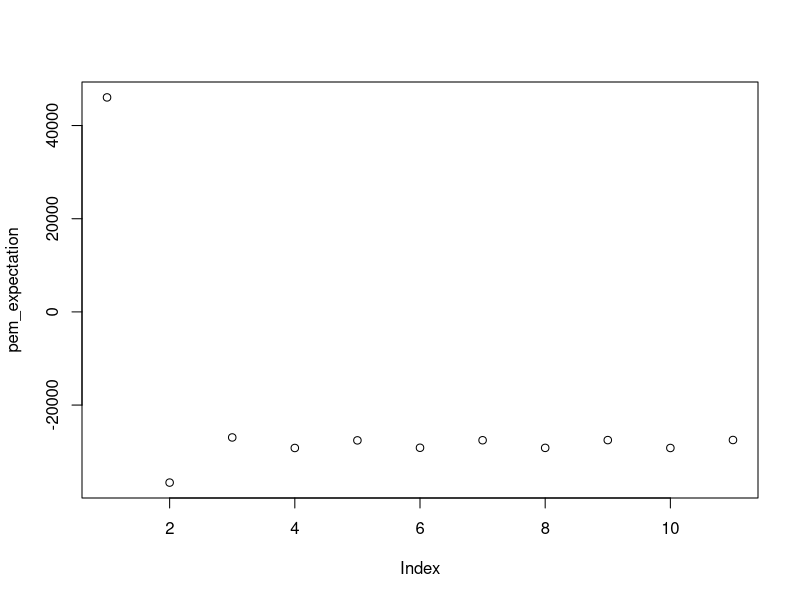

The R script that drew this image:
### Functions may be used in the simulation
library(MASS)
set.seed(123)
## To calculate A in article
A <- function(lambda, psi) {
  # Input: lambda: loading matrix of size p*k we have now
  #        psi: the variance matrix of size p*p of common factor we have now
  # Output: A 
  inv_mat <- ginv(lambda %*% t(lambda) + psi)
  result <- t(lambda) %*% inv_mat
  return(result)
}

B <- function(lambda, psi) {
  # Input: lambda: loading matrix of size p*k we have now
  #        psi: the variance matrix of size p*p of common factor we have now
  # Output: B
  k <- ncol(lambda)
  inv_mat <- ginv(lambda %*% t(lambda) + psi)
  result <- diag(rep(1, k)) - t(lambda) %*% inv_mat %*% lambda
  return(result)
}



psi_update <- function(lambda,psi,Y,j){
  # Input: lambda: loading matrix of size p*k we have now
  #        psi: the variance matrix of size p*p of common factor we have now
  #        Y: the response matrix of size n*p
  #        j: the element in (j,j) entry of matrix psi to update
  # Output: Updated psi[j,j]
  
  n <- nrow(Y)
  mat_A <- A(lambda,psi)
  mat_B <- B(lambda, psi)
  lambda_j <- lambda[j,,drop=FALSE]
  
  # Start calculating
  first_term <- (1/n) * sum(Y[,j]*Y[,j])
  second_term <- (2/n) * lambda_j %*% as.matrix(rowSums(tcrossprod(mat_A,Y) 
                                                        %*% Y[,j, drop=FALSE]),ncol=1)
  third_term <- (1/n) * lambda_j %*% (n * mat_B + tcrossprod(mat_A,Y) 
                                      %*% tcrossprod(Y , mat_A)) %*% t(lambda_j)
  return(first_term + second_term + third_term)
}

psi_valid <- function(lambda,psi,Y,j){
  # Input: lambda: loading matrix of size p*k we have now
  #        psi: the variance matrix of size p*p of common factor we have now
  #        Y: the response matrix of size n*p
  # Output: True if psi is good to iterate (i.e in the concave region), False otherwise
  
  n <- nrow(Y)
  p <- ncol(Y)
  mat_A <- A(lambda,psi)
  mat_B <- B(lambda, psi)
  constraint <- numeric(length=p)
  for (j in 1:p){
    lambda_j <- lambda[j,,drop=FALSE]
  
  # Start calculating
  first_term <- (1/(2*n)) * sum(Y[,j]*Y[,j])
  second_term <- (1/n) * lambda_j %*% as.matrix(rowSums(tcrossprod(mat_A,Y) 
                                                        %*% Y[,j, drop=FALSE]),ncol=1)
  third_term <- (1/(2*n)) * lambda_j %*% (n * mat_B + tcrossprod(mat_A,Y) 
                                      %*% tcrossprod(Y , mat_A)) %*% t(lambda_j)
  constraint[j]<- first_term + second_term + third_term
  }
  
  return(diag(psi)<=constraint)
  }
pem_E <- function(lambda,psi,Y,rho){
  Out <- npem_E(lambda,psi,Y)-1/2*rho*sum(abs(lambda))
  return(Out)
}



npem_E <- function(lambda,psi,Y){
  # Input: lambda: loading matrix of size p*k we have now
  #        psi: the variance matrix of size p*p of common factor we have now
  #        Y: the response matrix of size n*p
  # Output: non-penalized expectation (ignore the constant)
  
  n <- nrow(Y)
  p <- nrow(lambda)
  
  # Precompute A and B
  mat_A <- A(lambda, psi)
  mat_B <- B(lambda, psi)
  
  # first term of expectation
  first_term <- -(n/2) * sum(log(diag(psi)))
  
  # second term of expectation
  second_term <- 0
  for (i in 1:n){
    for (j in 1:p){
      yij <- Y[i,j]
      lambda_j <- t(as.matrix(lambda[j,]))
      Y_i <- t(as.matrix(Y[i,]))
      second_term <- second_term 
      + (yij^2 + 2 * yij * lambda_j %*% mat_A %*% t(Y_i))/psi[j,j]
    }
    
  }
  second_term <- -1/2 * second_term
  
  # third term of expectation
  third_term <- 0
  for (i in 1:n){
    for (j in 1:p){
      Y_i <- t(as.matrix(Y[i,]))
      lambda_j <- t(as.matrix(lambda[j,]))
      third_term <- third_term 
      + (lambda_j %*% (mat_B + mat_A %*% t(Y_i) %*% Y_i %*% t(mat_A)) %*% t(lambda_j))/psi[j,j]
    }
  }
  third_term <- -1/2 * third_term
  
  return(first_term + second_term + third_term)
}

library(MASS)  # Ensure MASS library is loaded

subgradient <- function(lambda,psi,Y,epsilon,j,rho){
  ### to find the subgradient
  n <- nrow(Y)
  mat_A <- A(lambda,psi)
  mat_B <- B(lambda,psi)
  lambda_j <- lambda[j, , drop = FALSE]
  first_term <- as.matrix(rowSums(tcrossprod(mat_A,Y)%*%Y[,j, drop = FALSE]*2/psi[j,j]),ncol=1) 
  
  second_term <- 2 * ( n * mat_B + tcrossprod(mat_A,Y) %*% tcrossprod(Y,mat_A)) %*% t(lambda[j, ,drop= FALSE ]) /psi[j,j]
  third_term <- rho * sign(t(lambda_j)) 
  return(first_term+second_term+third_term)
}

 


subg_method <- function(lambda,psi,Y,epsilon,j,rho){
  ### Input:  lambda: loading matrix
  ###         psi: the variance matrix of size p*p of common factor we have now
  ###         Y: response 
  ###         epsilon: the torlance for the subgradient method regarded as convergent
  ###         j: the j-th row we want to update
  ###         rho: the penalization parameter
  ### Output: the j-th row after updating
  n <- nrow(Y)
  mat_A <- A(lambda,psi)
  mat_B <- B(lambda,psi)
  lambda_j_old <- lambda[j, ,drop= FALSE]
  error <- 10000
  iteration <- 0
  while(error>epsilon && iteration < 30){
    subg <- subgradient(lambda,psi,Y,epsilon,j,rho)
    t <- 1/ ((iteration + 1)*norm(subg,type='2'))# step size
    lambda_j_new <- lambda_j_old - t * t(subg)
    iteration <- iteration + 1
    error <- norm(lambda_j_new-lambda_j_old,type='2')
    lambda_j_old <- lambda_j_new
    iteration <- iteration + 1
  }
  return(lambda_j_old)
}


#####################################################
### Background settings
n <- 5000  # Size of observations
p <- 8     # Dimension of each observation
k <- 4     # Order of FA model (dimension of latent variables)

# Real parameters of the FA model
# Generate the loading matrix
sparsity_level <- 0.3  # The proportion of zero elements in the loading matrix
non_zeros <- round(k * p * (1 - sparsity_level))
poss_values_1 <- c(0.5, 0.6, 0.7, 0.8, 0.9, -0.5, -0.6, -0.7, -0.8, -0.9)
loading_position <- sample(k * p, non_zeros)
real_loading <- matrix(0, nrow = p, ncol = k)
real_loading[loading_position] <- sample(poss_values_1, non_zeros, replace = TRUE)

# Ensure no all-zero rows or columns
while (any(rowSums(real_loading) == 0) || any(colSums(real_loading) == 0)) {
  loading_position <- sample(k * p, non_zeros)
  real_loading <- matrix(0, nrow = p, ncol = k)
  real_loading[loading_position] <- sample(poss_values_1, non_zeros, replace = TRUE)
}

print(real_loading)

# Generate the real variance of the unique factors epsilon
poss_values_2 <- c(0.1, 0.2, 0.3, 0.4)
diagonal_values <- sample(poss_values_2, p, replace = TRUE)
real_psi <- diag(diagonal_values)

print(real_psi)

# Generate the factor matrix F, response matrix Y, and unique factor epsilon
F <- matrix(rnorm(n * k, mean = 0, sd = 1), nrow = n, ncol = k)
epsilon <- mvrnorm(n = n, mu = rep(0, p), Sigma = real_psi)
Y <- F %*% t(real_loading) + epsilon # generating Y directly??
#####################################################

rho <- 2 # penality parameter   #AIC / BIC 
## Set the initial guess
pem_initial_loading <- real_loading   # Take distinct initial values to see what happens
pem_initial_psi <- diag(rep(0.1,p))     # Take distinct initial values to see what happens

## End the iteration if the error between two steps is less than np_tolerance
## and regard as convergent
pem_tolerance <- 0.01 
n_max_iter <- 10
## Set the parameters for iteration
pem_step <- 0 # record the number of iterations
pem_loading_diff <- 1000 # Set a big difference in case smaller than tolerance at very beginning
pem_psi_diff <- 1000
pem_expectation <- numeric(length = n_max_iter) # Record expectations during iteration

# update iteratively
pem_loading_old <- pem_initial_loading
pem_psi_old <- pem_initial_psi

while(pem_loading_diff >= pem_tolerance && pem_psi_diff >= pem_tolerance){
  pem_step <- pem_step + 1
  pem_expectation[pem_step] <- pem_E(pem_loading_old,pem_psi_old,Y,rho)
  ## Update psi elementwisely
  pem_psi_new <- matrix(0, nrow = p, ncol = p)
  for (j in 1:p){
    pem_psi_new[j,j] <- psi_update(pem_loading_old,pem_psi_old,Y,j)
  }
  pem_psi_diff <- norm(pem_psi_new - pem_psi_old, type = 'F') # calculate the difference between psi matrix
  
  ## Update loading matrix using current psi rowwisely
  
  pem_loading_new <- matrix(0, nrow = p, ncol = k)
  for (j in 1:p){
    pem_loading_new[j,] <- subg_method(pem_loading_old,pem_psi_new,Y,pem_tolerance,j,rho)
  }
  pem_loading_diff <- norm(pem_loading_new - pem_loading_old, type = 'F')
  
  ## Update parameters
  pem_psi_old <- pem_psi_new
  pem_loading_old <- pem_loading_new
  
  if (pem_step > n_max_iter){
    cat('Failed to converge!')
    break
  }
  
}
## final result of penalized EM algorithm
pem_loading <- pem_loading_new
pem_psi <- pem_psi_new
plot(pem_expectation)  